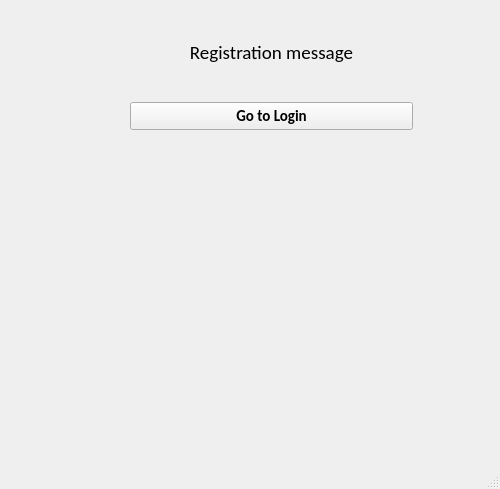
<?xml version="1.0" encoding="UTF-8"?>
<ui version="4.0">
 <class>MsgWindow</class>
 <widget class="QMainWindow" name="MsgWindow">
  <property name="geometry">
   <rect>
    <x>0</x>
    <y>0</y>
    <width>500</width>
    <height>489</height>
   </rect>
  </property>
  <property name="windowTitle">
   <string>Msg_Page</string>
  </property>
  <widget class="QWidget" name="centralwidget">
   <widget class="QWidget" name="layoutWidget">
    <property name="geometry">
     <rect>
      <x>130</x>
      <y>40</y>
      <width>283</width>
      <height>90</height>
     </rect>
    </property>
    <layout class="QVBoxLayout" name="verticalLayout">
     <item>
      <widget class="QLabel" name="RegistrationMsgLbl">
       <property name="font">
        <font>
         <family>Calibri</family>
         <pointsize>14</pointsize>
        </font>
       </property>
       <property name="text">
        <string>Registration message</string>
       </property>
       <property name="alignment">
        <set>Qt::AlignCenter</set>
       </property>
      </widget>
     </item>
     <item>
      <spacer name="verticalSpacer">
       <property name="orientation">
        <enum>Qt::Vertical</enum>
       </property>
       <property name="sizeHint" stdset="0">
        <size>
         <width>232</width>
         <height>27</height>
        </size>
       </property>
      </spacer>
     </item>
     <item>
      <widget class="QPushButton" name="GotoLoginButton">
       <property name="font">
        <font>
         <family>Calibri</family>
         <pointsize>11</pointsize>
         <weight>75</weight>
         <bold>true</bold>
        </font>
       </property>
       <property name="text">
        <string>Go to Login</string>
       </property>
      </widget>
     </item>
    </layout>
   </widget>
  </widget>
  <widget class="QMenuBar" name="menubar">
   <property name="geometry">
    <rect>
     <x>0</x>
     <y>0</y>
     <width>500</width>
     <height>26</height>
    </rect>
   </property>
  </widget>
  <widget class="QStatusBar" name="statusbar"/>
 </widget>
 <resources/>
 <connections/>
</ui>
